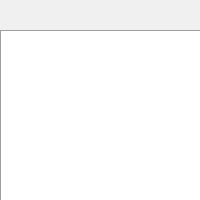
  <widget class="QDockWidget" name="browserDock">
   <property name="sizePolicy">
    <sizepolicy hsizetype="Preferred" vsizetype="Preferred">
     <horstretch>0</horstretch>
     <verstretch>0</verstretch>
    </sizepolicy>
   </property>
   <property name="minimumSize">
    <size>
     <width>200</width>
     <height>200</height>
    </size>
   </property>
   <property name="acceptDrops">
    <bool>false</bool>
   </property>
   <property name="features">
    <set>QDockWidget::AllDockWidgetFeatures</set>
   </property>
   <property name="allowedAreas">
    <set>Qt::AllDockWidgetAreas</set>
   </property>
   <property name="windowTitle">
    <string>Browser</string>
   </property>
   <attribute name="dockWidgetArea">
    <number>1</number>
   </attribute>
   <widget class="QWidget" name="browserDockContents">
    <property name="acceptDrops">
     <bool>false</bool>
    </property>
    <widget class="QWidget" name="layoutWidget">
     <property name="geometry">
      <rect>
       <x>0</x>
       <y>0</y>
       <width>202</width>
       <height>351</height>
      </rect>
     </property>
     <layout class="QVBoxLayout" name="verticalLayout">
      <property name="spacing">
       <number>0</number>
      </property>
      <item>
       <widget class="QListWidget" name="pathListWidget">
        <property name="sizePolicy">
         <sizepolicy hsizetype="Fixed" vsizetype="Fixed">
          <horstretch>0</horstretch>
          <verstretch>0</verstretch>
         </sizepolicy>
        </property>
        <property name="minimumSize">
         <size>
          <width>0</width>
          <height>0</height>
         </size>
        </property>
        <property name="maximumSize">
         <size>
          <width>200</width>
          <height>30</height>
         </size>
        </property>
        <property name="baseSize">
         <size>
          <width>0</width>
          <height>0</height>
         </size>
        </property>
        <property name="palette">
         <palette>
          <active>
           <colorrole role="Base">
            <brush brushstyle="SolidPattern">
             <color alpha="255">
              <red>240</red>
              <green>240</green>
              <blue>240</blue>
             </color>
            </brush>
           </colorrole>
          </active>
          <inactive>
           <colorrole role="Base">
            <brush brushstyle="SolidPattern">
             <color alpha="255">
              <red>240</red>
              <green>240</green>
              <blue>240</blue>
             </color>
            </brush>
           </colorrole>
          </inactive>
          <disabled>
           <colorrole role="Base">
            <brush brushstyle="SolidPattern">
             <color alpha="255">
              <red>240</red>
              <green>240</green>
              <blue>240</blue>
             </color>
            </brush>
           </colorrole>
          </disabled>
         </palette>
        </property>
        <property name="frameShape">
         <enum>QFrame::NoFrame</enum>
        </property>
        <property name="frameShadow">
         <enum>QFrame::Plain</enum>
        </property>
        <property name="verticalScrollBarPolicy">
         <enum>Qt::ScrollBarAlwaysOff</enum>
        </property>
        <property name="horizontalScrollBarPolicy">
         <enum>Qt::ScrollBarAlwaysOff</enum>
        </property>
        <property name="editTriggers">
         <set>QAbstractItemView::NoEditTriggers</set>
        </property>
        <property name="tabKeyNavigation">
         <bool>true</bool>
        </property>
        <property name="dragDropMode">
         <enum>QAbstractItemView::NoDragDrop</enum>
        </property>
        <property name="iconSize">
         <size>
          <width>22</width>
          <height>22</height>
         </size>
        </property>
        <property name="textElideMode">
         <enum>Qt::ElideNone</enum>
        </property>
        <property name="movement">
         <enum>QListView::Static</enum>
        </property>
        <property name="resizeMode">
         <enum>QListView::Adjust</enum>
        </property>
        <property name="viewMode">
         <enum>QListView::IconMode</enum>
        </property>
        <property name="uniformItemSizes">
         <bool>true</bool>
        </property>
        <property name="wordWrap">
         <bool>true</bool>
        </property>
        <property name="currentRow">
         <number>-1</number>
        </property>
        <item>
         <property name="text">
          <string/>
         </property>
         <property name="toolTip">
          <string>Computer</string>
         </property>
         <property name="textAlignment">
          <set>AlignHCenter|AlignVCenter|AlignCenter</set>
         </property>
         <property name="icon">
          <iconset resource="../Icons/icons.qrc">
           <normaloff>:/Windows/win_computer.png</normaloff>:/Windows/win_computer.png</iconset>
         </property>
        </item>
        <item>
         <property name="text">
          <string/>
         </property>
         <property name="statusTip">
          <string>Favorites</string>
         </property>
         <property name="textAlignment">
          <set>AlignHCenter|AlignVCenter|AlignCenter</set>
         </property>
         <property name="icon">
          <iconset resource="../Icons/icons.qrc">
           <normaloff>:/Windows/win_favoritesfolder.png</normaloff>:/Windows/win_favoritesfolder.png</iconset>
         </property>
         <property name="flags">
          <set>ItemIsSelectable|ItemIsEnabled</set>
         </property>
        </item>
        <item>
         <property name="text">
          <string/>
         </property>
         <property name="statusTip">
          <string>Libraries</string>
         </property>
         <property name="textAlignment">
          <set>AlignHCenter|AlignVCenter|AlignCenter</set>
         </property>
         <property name="icon">
          <iconset resource="../Icons/icons.qrc">
           <normaloff>:/Windows/win_library.png</normaloff>:/Windows/win_library.png</iconset>
         </property>
         <property name="flags">
          <set>NoItemFlags</set>
         </property>
        </item>
        <item>
         <property name="text">
          <string/>
         </property>
         <property name="statusTip">
          <string>User Folder</string>
         </property>
         <property name="textAlignment">
          <set>AlignHCenter|AlignVCenter|AlignCenter</set>
         </property>
         <property name="icon">
          <iconset resource="../Icons/icons.qrc">
           <normaloff>:/Windows/win_userfolder.png</normaloff>:/Windows/win_userfolder.png</iconset>
         </property>
        </item>
        <item>
         <property name="text">
          <string/>
         </property>
         <property name="toolTip">
          <string>Recent Places</string>
         </property>
         <property name="icon">
          <iconset resource="../Icons/icons.qrc">
           <normaloff>:/Windows/win_recentplaces.png</normaloff>:/Windows/win_recentplaces.png</iconset>
         </property>
        </item>
        <item>
         <property name="text">
          <string/>
         </property>
         <property name="statusTip">
          <string>Network</string>
         </property>
         <property name="textAlignment">
          <set>AlignHCenter|AlignVCenter|AlignCenter</set>
         </property>
         <property name="icon">
          <iconset resource="../Icons/icons.qrc">
           <normaloff>:/Windows/win_network.png</normaloff>:/Windows/win_network.png</iconset>
         </property>
         <property name="flags">
          <set>NoItemFlags</set>
         </property>
        </item>
        <item>
         <property name="text">
          <string/>
         </property>
         <property name="statusTip">
          <string>Bookmarked Folders</string>
         </property>
         <property name="textAlignment">
          <set>AlignHCenter|AlignVCenter|AlignCenter</set>
         </property>
         <property name="icon">
          <iconset resource="../Icons/icons.qrc">
           <normaloff>:/Misc/favorite.png</normaloff>:/Misc/favorite.png</iconset>
         </property>
        </item>
       </widget>
      </item>
      <item>
       <widget class="QTreeView" name="folderView">
        <property name="sizePolicy">
         <sizepolicy hsizetype="Expanding" vsizetype="Expanding">
          <horstretch>0</horstretch>
          <verstretch>0</verstretch>
         </sizepolicy>
        </property>
        <property name="minimumSize">
         <size>
          <width>190</width>
          <height>200</height>
         </size>
        </property>
        <property name="frameShape">
         <enum>QFrame::Panel</enum>
        </property>
        <property name="frameShadow">
         <enum>QFrame::Sunken</enum>
        </property>
        <property name="editTriggers">
         <set>QAbstractItemView::DoubleClicked|QAbstractItemView::EditKeyPressed|QAbstractItemView::SelectedClicked</set>
        </property>
        <property name="alternatingRowColors">
         <bool>false</bool>
        </property>
        <property name="selectionBehavior">
         <enum>QAbstractItemView::SelectItems</enum>
        </property>
        <property name="iconSize">
         <size>
          <width>22</width>
          <height>22</height>
         </size>
        </property>
        <property name="uniformRowHeights">
         <bool>true</bool>
        </property>
        <property name="sortingEnabled">
         <bool>true</bool>
        </property>
        <property name="animated">
         <bool>true</bool>
        </property>
        <attribute name="headerVisible">
         <bool>false</bool>
        </attribute>
        <attribute name="headerVisible">
         <bool>false</bool>
        </attribute>
       </widget>
      </item>
     </layout>
    </widget>
   </widget>
  </widget>
